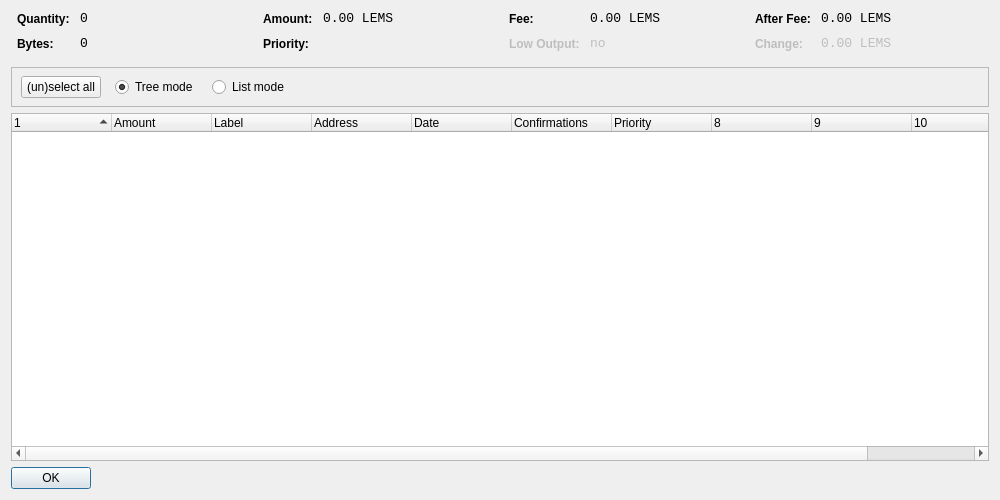
<?xml version="1.0" encoding="UTF-8"?>
<ui version="4.0">
 <class>CoinControlDialog</class>
 <widget class="QDialog" name="CoinControlDialog">
  <property name="geometry">
   <rect>
    <x>0</x>
    <y>0</y>
    <width>1000</width>
    <height>500</height>
   </rect>
  </property>
  <property name="windowTitle">
   <string>Coin Control</string>
  </property>
  <layout class="QVBoxLayout" name="verticalLayout">
   <item>
    <layout class="QHBoxLayout" name="horizontalLayoutTop" stretch="0,0,0,0">
     <property name="topMargin">
      <number>0</number>
     </property>
     <property name="bottomMargin">
      <number>10</number>
     </property>
     <item>
      <layout class="QFormLayout" name="formLayoutCoinControl1">
       <property name="horizontalSpacing">
        <number>10</number>
       </property>
       <property name="verticalSpacing">
        <number>10</number>
       </property>
       <property name="leftMargin">
        <number>6</number>
       </property>
       <property name="rightMargin">
        <number>6</number>
       </property>
       <item row="0" column="0">
        <widget class="QLabel" name="labelCoinControlQuantityText">
         <property name="styleSheet">
          <string notr="true">font-weight:bold;</string>
         </property>
         <property name="text">
          <string>Quantity:</string>
         </property>
        </widget>
       </item>
       <item row="0" column="1">
        <widget class="QLabel" name="labelCoinControlQuantity">
         <property name="font">
          <font>
           <family>Monospace</family>
           <pointsize>10</pointsize>
          </font>
         </property>
         <property name="cursor">
          <cursorShape>IBeamCursor</cursorShape>
         </property>
         <property name="contextMenuPolicy">
          <enum>Qt::ActionsContextMenu</enum>
         </property>
         <property name="text">
          <string notr="true">0</string>
         </property>
         <property name="textInteractionFlags">
          <set>Qt::LinksAccessibleByMouse|Qt::TextSelectableByKeyboard|Qt::TextSelectableByMouse</set>
         </property>
        </widget>
       </item>
       <item row="1" column="0">
        <widget class="QLabel" name="labelCoinControlBytesText">
         <property name="styleSheet">
          <string notr="true">font-weight:bold;</string>
         </property>
         <property name="text">
          <string>Bytes:</string>
         </property>
        </widget>
       </item>
       <item row="1" column="1">
        <widget class="QLabel" name="labelCoinControlBytes">
         <property name="font">
          <font>
           <family>Monospace</family>
           <pointsize>10</pointsize>
          </font>
         </property>
         <property name="cursor">
          <cursorShape>IBeamCursor</cursorShape>
         </property>
         <property name="contextMenuPolicy">
          <enum>Qt::ActionsContextMenu</enum>
         </property>
         <property name="text">
          <string notr="true">0</string>
         </property>
         <property name="textInteractionFlags">
          <set>Qt::LinksAccessibleByMouse|Qt::TextSelectableByKeyboard|Qt::TextSelectableByMouse</set>
         </property>
        </widget>
       </item>
      </layout>
     </item>
     <item>
      <layout class="QFormLayout" name="formLayoutCoinControl2">
       <property name="horizontalSpacing">
        <number>10</number>
       </property>
       <property name="verticalSpacing">
        <number>10</number>
       </property>
       <property name="leftMargin">
        <number>6</number>
       </property>
       <property name="rightMargin">
        <number>6</number>
       </property>
       <item row="0" column="0">
        <widget class="QLabel" name="labelCoinControlAmountText">
         <property name="styleSheet">
          <string notr="true">font-weight:bold;</string>
         </property>
         <property name="text">
          <string>Amount:</string>
         </property>
        </widget>
       </item>
       <item row="0" column="1">
        <widget class="QLabel" name="labelCoinControlAmount">
         <property name="font">
          <font>
           <family>Monospace</family>
           <pointsize>10</pointsize>
          </font>
         </property>
         <property name="cursor">
          <cursorShape>IBeamCursor</cursorShape>
         </property>
         <property name="contextMenuPolicy">
          <enum>Qt::ActionsContextMenu</enum>
         </property>
         <property name="text">
          <string notr="true">0.00 LEMS</string>
         </property>
         <property name="textInteractionFlags">
          <set>Qt::LinksAccessibleByMouse|Qt::TextSelectableByKeyboard|Qt::TextSelectableByMouse</set>
         </property>
        </widget>
       </item>
       <item row="1" column="0">
        <widget class="QLabel" name="labelCoinControlPriorityText">
         <property name="styleSheet">
          <string notr="true">font-weight:bold;</string>
         </property>
         <property name="text">
          <string>Priority:</string>
         </property>
        </widget>
       </item>
       <item row="1" column="1">
        <widget class="QLabel" name="labelCoinControlPriority">
         <property name="font">
          <font>
           <family>Monospace</family>
           <pointsize>10</pointsize>
          </font>
         </property>
         <property name="cursor">
          <cursorShape>IBeamCursor</cursorShape>
         </property>
         <property name="contextMenuPolicy">
          <enum>Qt::ActionsContextMenu</enum>
         </property>
         <property name="text">
          <string/>
         </property>
         <property name="textInteractionFlags">
          <set>Qt::LinksAccessibleByMouse|Qt::TextSelectableByKeyboard|Qt::TextSelectableByMouse</set>
         </property>
        </widget>
       </item>
      </layout>
     </item>
     <item>
      <layout class="QFormLayout" name="formLayoutCoinControl3">
       <property name="horizontalSpacing">
        <number>10</number>
       </property>
       <property name="verticalSpacing">
        <number>10</number>
       </property>
       <property name="leftMargin">
        <number>6</number>
       </property>
       <property name="rightMargin">
        <number>6</number>
       </property>
       <item row="0" column="0">
        <widget class="QLabel" name="labelCoinControlFeeText">
         <property name="styleSheet">
          <string notr="true">font-weight:bold;</string>
         </property>
         <property name="text">
          <string>Fee:</string>
         </property>
        </widget>
       </item>
       <item row="0" column="1">
        <widget class="QLabel" name="labelCoinControlFee">
         <property name="font">
          <font>
           <family>Monospace</family>
           <pointsize>10</pointsize>
          </font>
         </property>
         <property name="cursor">
          <cursorShape>IBeamCursor</cursorShape>
         </property>
         <property name="contextMenuPolicy">
          <enum>Qt::ActionsContextMenu</enum>
         </property>
         <property name="text">
          <string notr="true">0.00 LEMS</string>
         </property>
         <property name="textInteractionFlags">
          <set>Qt::LinksAccessibleByMouse|Qt::TextSelectableByKeyboard|Qt::TextSelectableByMouse</set>
         </property>
        </widget>
       </item>
       <item row="1" column="0">
        <widget class="QLabel" name="labelCoinControlLowOutputText">
         <property name="enabled">
          <bool>false</bool>
         </property>
         <property name="styleSheet">
          <string notr="true">font-weight:bold;</string>
         </property>
         <property name="text">
          <string>Low Output:</string>
         </property>
        </widget>
       </item>
       <item row="1" column="1">
        <widget class="QLabel" name="labelCoinControlLowOutput">
         <property name="enabled">
          <bool>false</bool>
         </property>
         <property name="font">
          <font>
           <family>Monospace</family>
           <pointsize>10</pointsize>
          </font>
         </property>
         <property name="cursor">
          <cursorShape>IBeamCursor</cursorShape>
         </property>
         <property name="contextMenuPolicy">
          <enum>Qt::ActionsContextMenu</enum>
         </property>
         <property name="text">
          <string notr="true">no</string>
         </property>
         <property name="textInteractionFlags">
          <set>Qt::LinksAccessibleByMouse|Qt::TextSelectableByKeyboard|Qt::TextSelectableByMouse</set>
         </property>
        </widget>
       </item>
      </layout>
     </item>
     <item>
      <layout class="QFormLayout" name="formLayoutCoinControl4">
       <property name="horizontalSpacing">
        <number>10</number>
       </property>
       <property name="verticalSpacing">
        <number>10</number>
       </property>
       <property name="leftMargin">
        <number>6</number>
       </property>
       <property name="rightMargin">
        <number>6</number>
       </property>
       <item row="0" column="0">
        <widget class="QLabel" name="labelCoinControlAfterFeeText">
         <property name="styleSheet">
          <string notr="true">font-weight:bold;</string>
         </property>
         <property name="text">
          <string>After Fee:</string>
         </property>
        </widget>
       </item>
       <item row="0" column="1">
        <widget class="QLabel" name="labelCoinControlAfterFee">
         <property name="font">
          <font>
           <family>Monospace</family>
           <pointsize>10</pointsize>
          </font>
         </property>
         <property name="cursor">
          <cursorShape>IBeamCursor</cursorShape>
         </property>
         <property name="contextMenuPolicy">
          <enum>Qt::ActionsContextMenu</enum>
         </property>
         <property name="text">
          <string notr="true">0.00 LEMS</string>
         </property>
         <property name="textInteractionFlags">
          <set>Qt::LinksAccessibleByMouse|Qt::TextSelectableByKeyboard|Qt::TextSelectableByMouse</set>
         </property>
        </widget>
       </item>
       <item row="1" column="0">
        <widget class="QLabel" name="labelCoinControlChangeText">
         <property name="enabled">
          <bool>false</bool>
         </property>
         <property name="styleSheet">
          <string notr="true">font-weight:bold;</string>
         </property>
         <property name="text">
          <string>Change:</string>
         </property>
        </widget>
       </item>
       <item row="1" column="1">
        <widget class="QLabel" name="labelCoinControlChange">
         <property name="enabled">
          <bool>false</bool>
         </property>
         <property name="font">
          <font>
           <family>Monospace</family>
           <pointsize>10</pointsize>
          </font>
         </property>
         <property name="cursor">
          <cursorShape>IBeamCursor</cursorShape>
         </property>
         <property name="contextMenuPolicy">
          <enum>Qt::ActionsContextMenu</enum>
         </property>
         <property name="text">
          <string notr="true">0.00 LEMS</string>
         </property>
         <property name="textInteractionFlags">
          <set>Qt::LinksAccessibleByMouse|Qt::TextSelectableByKeyboard|Qt::TextSelectableByMouse</set>
         </property>
        </widget>
       </item>
      </layout>
     </item>
    </layout>
   </item>
   <item>
    <widget class="QFrame" name="frame">
     <property name="minimumSize">
      <size>
       <width>0</width>
       <height>40</height>
      </size>
     </property>
     <property name="frameShape">
      <enum>QFrame::StyledPanel</enum>
     </property>
     <property name="frameShadow">
      <enum>QFrame::Sunken</enum>
     </property>
     <widget class="QWidget" name="horizontalLayoutWidget">
      <property name="geometry">
       <rect>
        <x>10</x>
        <y>0</y>
        <width>781</width>
        <height>41</height>
       </rect>
      </property>
      <layout class="QHBoxLayout" name="horizontalLayoutPanel" stretch="0,0,0,0">
       <property name="spacing">
        <number>14</number>
       </property>
       <item>
        <widget class="QPushButton" name="pushButtonSelectAll">
         <property name="sizePolicy">
          <sizepolicy hsizetype="Maximum" vsizetype="Fixed">
           <horstretch>0</horstretch>
           <verstretch>0</verstretch>
          </sizepolicy>
         </property>
         <property name="text">
          <string>(un)select all</string>
         </property>
        </widget>
       </item>
       <item>
        <widget class="QRadioButton" name="radioTreeMode">
         <property name="sizePolicy">
          <sizepolicy hsizetype="Maximum" vsizetype="Fixed">
           <horstretch>0</horstretch>
           <verstretch>0</verstretch>
          </sizepolicy>
         </property>
         <property name="text">
          <string>Tree mode</string>
         </property>
         <property name="checked">
          <bool>true</bool>
         </property>
        </widget>
       </item>
       <item>
        <widget class="QRadioButton" name="radioListMode">
         <property name="sizePolicy">
          <sizepolicy hsizetype="Maximum" vsizetype="Fixed">
           <horstretch>0</horstretch>
           <verstretch>0</verstretch>
          </sizepolicy>
         </property>
         <property name="text">
          <string>List mode</string>
         </property>
        </widget>
       </item>
       <item>
        <spacer name="horizontalSpacer">
         <property name="orientation">
          <enum>Qt::Horizontal</enum>
         </property>
         <property name="sizeHint" stdset="0">
          <size>
           <width>40</width>
           <height>20</height>
          </size>
         </property>
        </spacer>
       </item>
      </layout>
     </widget>
    </widget>
   </item>
   <item>
    <widget class="CoinControlTreeWidget" name="treeWidget">
     <property name="contextMenuPolicy">
      <enum>Qt::CustomContextMenu</enum>
     </property>
     <property name="sortingEnabled">
      <bool>false</bool>
     </property>
     <property name="columnCount">
      <number>11</number>
     </property>
     <attribute name="headerShowSortIndicator" stdset="0">
      <bool>true</bool>
     </attribute>
     <attribute name="headerStretchLastSection">
      <bool>false</bool>
     </attribute>
     <column>
      <property name="text">
       <string/>
      </property>
     </column>
     <column>
      <property name="text">
       <string>Amount</string>
      </property>
     </column>
     <column>
      <property name="text">
       <string>Label</string>
      </property>
     </column>
     <column>
      <property name="text">
       <string>Address</string>
      </property>
     </column>
     <column>
      <property name="text">
       <string>Date</string>
      </property>
     </column>
     <column>
      <property name="text">
       <string>Confirmations</string>
      </property>
      <property name="toolTip">
       <string>Confirmed</string>
      </property>
     </column>
     <column>
      <property name="text">
       <string>Priority</string>
      </property>
     </column>
     <column>
      <property name="text">
       <string/>
      </property>
     </column>
     <column>
      <property name="text">
       <string/>
      </property>
     </column>
     <column>
      <property name="text">
       <string/>
      </property>
     </column>
     <column>
      <property name="text">
       <string/>
      </property>
     </column>
    </widget>
   </item>
   <item>
    <widget class="QDialogButtonBox" name="buttonBox">
     <property name="sizePolicy">
      <sizepolicy hsizetype="Maximum" vsizetype="Fixed">
       <horstretch>0</horstretch>
       <verstretch>0</verstretch>
      </sizepolicy>
     </property>
     <property name="orientation">
      <enum>Qt::Horizontal</enum>
     </property>
     <property name="standardButtons">
      <set>QDialogButtonBox::Ok</set>
     </property>
    </widget>
   </item>
  </layout>
 </widget>
 <customwidgets>
  <customwidget>
   <class>CoinControlTreeWidget</class>
   <extends>QTreeWidget</extends>
   <header>coincontroltreewidget.h</header>
  </customwidget>
 </customwidgets>
 <resources/>
 <connections/>
</ui>
